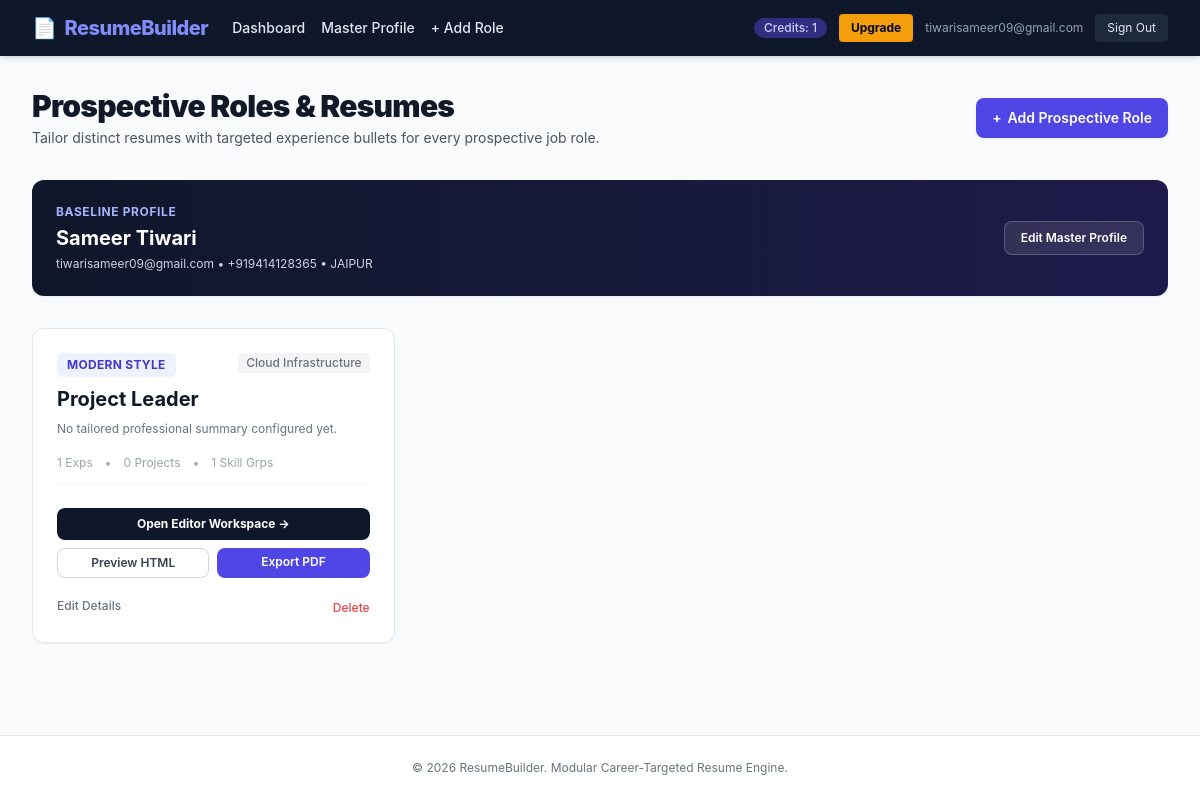
Screenshot of /roles/ (signed in) with the database file from the repository.
### app/models/user.py (models this page shows, shortened)
class User(UserMixin, db.Model):
    __tablename__ = "users"
    id = db.Column(db.Integer, primary_key=True)
    email = db.Column(db.String(120), unique=True, nullable=False, index=True)
    password_hash = db.Column(db.String(256), nullable=False)
    is_active = db.Column(db.Boolean, default=True)
    download_credits = db.Column(db.Integer, default=0)
    has_paid_access = db.Column(db.Boolean, default=False)
    created_at = db.Column(db.DateTime, default=datetime.utcnow)
    profile = db.relationship("MasterProfile", backref="user", uselist=False, cascade="all, delete-orphan")
    resumes = db.relationship("JobRoleResume", backref="user", cascade="all, delete-orphan")
    payments = db.relationship("Payment", backref="user", cascade="all, delete-orphan")
    @property
    def is_premium(self):
        return self.has_paid_access

### app/models/profile.py (models this page shows)
class MasterProfile(db.Model):
    __tablename__ = "master_profiles"
    id = db.Column(db.Integer, primary_key=True)
    user_id = db.Column(db.Integer, db.ForeignKey("users.id"), nullable=False, unique=True)
    full_name = db.Column(db.String(100), nullable=False)
    email = db.Column(db.String(120), nullable=False)
    phone = db.Column(db.String(20), nullable=True)
    location = db.Column(db.String(100), nullable=True)
    linkedin_url = db.Column(db.String(255), nullable=True)
    github_url = db.Column(db.String(255), nullable=True)
    portfolio_url = db.Column(db.String(255), nullable=True)
    educations = db.relationship("Education", backref="master_profile", cascade="all, delete-orphan", foreign_keys="Education.profile_id")

### app/models/resume.py (models this page shows, shortened)
class JobRoleResume(db.Model):
    __tablename__ = "job_role_resumes"
    id = db.Column(db.Integer, primary_key=True)
    user_id = db.Column(db.Integer, db.ForeignKey("users.id"), nullable=False)
    target_role_title = db.Column(db.String(120), nullable=False)
    target_industry = db.Column(db.String(120), nullable=True)
    summary = db.Column(db.Text, nullable=True)
    selected_style = db.Column(db.String(20), default="modern")  # modern, minimalist, executive
    is_archived = db.Column(db.Boolean, default=False)
    created_at = db.Column(db.DateTime, default=datetime.utcnow)
    updated_at = db.Column(db.DateTime, default=datetime.utcnow, onupdate=datetime.utcnow)
    experiences = db.relationship("Experience", backref="resume", cascade="all, delete-orphan", order_by="desc(Experience.start_date)")
    educations = db.relationship("Education", backref="resume", cascade="all, delete-orphan", foreign_keys="Education.resume_id")
    projects = db.relationship("Project", backref="resume", cascade="all, delete-orphan")
    skills = db.relationship("Skill", backref="resume", cascade="all, delete-orphan")
    @property
    def role_title(self):
        return self.target_role_title
    @property
    def custom_summary(self):
        return self.summary

### app/routes/roles.py (the view)
@roles_bp.route("/")
@login_required
def index():
    resumes = JobRoleResume.query.filter_by(user_id=current_user.id, is_archived=False).all()
    return render_template("dashboard/index.html", resumes=resumes, profile=current_user.profile)

### app/models/__init__.py (called while the page is built)
@login_manager.user_loader
def load_user(user_id):
    return User.query.get(int(user_id))

### app/templates/dashboard/index.html (shortened to what this page needs)
{% extends "base.html" %}
{% block content %}
<div class="space-y-8">
    <div class="flex flex-col sm:flex-row justify-between items-start sm:items-center gap-4">
        <div>
            <h1 class="text-3xl font-black text-gray-900 tracking-tight">Prospective Roles & Resumes</h1>
            <p class="text-gray-600 text-sm mt-1">Tailor distinct resumes with targeted experience bullets for every prospective job role.</p>
        </div>
        <div class="flex items-center space-x-3">
            <a href="{{ url_for('roles.create_role') }}"
                class="bg-indigo-600 text-white px-4 py-2.5 rounded-lg shadow-sm hover:bg-indigo-700 font-semibold text-sm transition flex items-center space-x-1.5">
                <span>+</span>
                <span>Add Prospective Role</span>
            </a>
        </div>
    </div>
    <div class="bg-gradient-to-r from-slate-900 to-indigo-950 rounded-xl p-6 text-white shadow-sm flex flex-col md:flex-row justify-between items-start md:items-center gap-4">
        <div>
            <div class="text-xs uppercase tracking-wider text-indigo-300 font-bold mb-1">Baseline Profile</div>
            <h2 class="text-xl font-bold">{{ profile.full_name if profile and profile.full_name else 'Your Name' }}</h2>
            <p class="text-xs text-slate-300 mt-1">
                {{ profile.email }}
                {% if profile and profile.phone %}• {{ profile.phone }}{% endif %}
                {% if profile and profile.location %}• {{ profile.location }}{% endif %}
            </p>
        </div>
        <div class="flex items-center space-x-3">
            <a href="{{ url_for('profile.edit_profile') }}"
                class="bg-white/10 hover:bg-white/20 text-white text-xs font-semibold px-4 py-2 rounded-lg border border-white/20 transition">
                Edit Master Profile
            </a>
        </div>
    </div>
    <div class="grid grid-cols-1 md:grid-cols-2 lg:grid-cols-3 gap-6">
        {% for resume in resumes %}
        <div class="bg-white border border-gray-200 rounded-xl p-6 shadow-sm flex flex-col justify-between card-hover">
            <div>
                <div class="flex justify-between items-start mb-2">
                    <span class="inline-block px-2.5 py-1 text-xs font-bold rounded-md bg-indigo-50 text-indigo-700 uppercase tracking-wide">
                        {{ resume.selected_style }} Style
                    </span>
                    {% if resume.target_industry %}
                    <span class="inline-block px-2 py-0.5 text-xs font-medium rounded text-gray-500 bg-gray-100">
                        {{ resume.target_industry }}
                    </span>
                    {% endif %}
                </div>
                <h3 class="text-xl font-bold text-gray-900 mb-1.5">{{ resume.target_role_title }}</h3>
                <p class="text-gray-500 text-xs mb-4 line-clamp-3 leading-relaxed">
                    {{ resume.summary or "No tailored professional summary configured yet." }}
                </p>
                <div class="flex items-center space-x-3 text-xs text-gray-400 mb-4 pb-3 border-b border-gray-100">
                    <span>{{ resume.experiences|length }} Exps</span>
                    <span>•</span>
                    <span>{{ resume.projects|length }} Projects</span>
                    <span>•</span>
                    <span>{{ resume.skills|length }} Skill Grps</span>
                </div>
            </div>
            <div class="space-y-2 pt-2">
                <a href="{{ url_for('resume.editor', resume_id=resume.id) }}"
                    class="block text-center w-full bg-slate-900 text-white py-2 rounded-lg hover:bg-slate-800 text-xs font-bold transition">
                    Open Editor Workspace →
                </a>
                <div class="grid grid-cols-2 gap-2">
                    <a href="{{ url_for('export.preview_html', resume_id=resume.id, style=resume.selected_style) }}"
                        target="_blank"
                        class="block text-center border border-gray-300 text-gray-700 py-1.5 rounded-lg hover:bg-gray-50 text-xs font-semibold transition">
                        Preview HTML
                    </a>
                    <a href="{{ url_for('export.download_pdf', resume_id=resume.id, style=resume.selected_style) }}"
                        class="block text-center bg-indigo-600 text-white py-1.5 rounded-lg hover:bg-indigo-700 text-xs font-semibold transition">
                        Export PDF
                    </a>
                </div>
                <div class="flex justify-between items-center pt-2">
                    <a href="{{ url_for('roles.edit_role', role_id=resume.id) }}" class="text-xs text-gray-500 hover:text-indigo-600 font-medium">Edit Details</a>
                    <form method="POST" action="{{ url_for('roles.delete_role', role_id=resume.id) }}" class="delete-form inline" data-confirm="Delete prospective role '{{ resume.target_role_title }}'? All tailored entries will be removed.">
                        <button type="submit" class="text-xs text-red-500 hover:text-red-700 font-medium">Delete</button>
                    </form>
                </div>
            </div>
        </div>
        {% endfor %}
    </div>
</div>
{% endblock %}

### app/templates/base.html (shortened to what this page needs)
<!DOCTYPE html>
<html lang="en">
<head>
  <script src="https://cdn.tailwindcss.com"></script>
  <link rel="stylesheet" href="{{ url_for('static', filename='css/app.css') }}">
</head>
<body class="bg-gray-50 text-gray-900 min-h-screen flex flex-col antialiased">
  <nav class="bg-slate-900 text-white shadow-md sticky top-0 z-50">
    <div class="max-w-7xl mx-auto px-4 sm:px-6 lg:px-8 py-3.5 flex justify-between items-center">
      <div class="flex items-center space-x-6">
        <a href="{{ url_for('dashboard.index') }}" class="font-extrabold text-xl tracking-tight text-indigo-400 flex items-center space-x-2">
          <span>📄</span>
          <span>ResumeBuilder</span>
        </a>
        {% if current_user.is_authenticated %}
          <div class="hidden md:flex space-x-4 text-sm font-medium">
            <a href="{{ url_for('dashboard.index') }}" class="text-slate-200 hover:text-white transition">Dashboard</a>
            <a href="{{ url_for('profile.edit_profile') }}" class="text-slate-200 hover:text-white transition">Master Profile</a>
            <a href="{{ url_for('roles.create_role') }}" class="text-slate-200 hover:text-white transition">+ Add Role</a>
          </div>
        {% endif %}
      </div>
      <div class="space-x-3 flex items-center">
        {% if current_user.is_authenticated %}
          {% if current_user.has_paid_access %}
            <span class="inline-flex items-center px-2.5 py-0.5 rounded-full text-xs font-bold bg-amber-400 text-amber-950 shadow-sm">
              ★ Pro Lifetime
            </span>
          {% else %}
            <a href="{{ url_for('billing.paywall') }}" class="inline-flex items-center px-2.5 py-0.5 rounded-full text-xs font-medium bg-indigo-900 text-indigo-200 hover:bg-indigo-800 transition">
              Credits: {{ current_user.download_credits }}
            </a>
            <a href="{{ url_for('billing.paywall') }}" class="bg-amber-500 hover:bg-amber-400 text-slate-950 font-bold px-3 py-1.5 rounded text-xs transition">
              Upgrade
            </a>
          {% endif %}
          <span class="text-xs text-slate-400 hidden sm:inline">{{ current_user.email }}</span>
          <a href="{{ url_for('auth.logout') }}" class="bg-slate-800 hover:bg-slate-700 text-slate-200 px-3 py-1.5 rounded text-xs transition">Sign Out</a>
        {% else %}
          <a href="{{ url_for('auth.login') }}" class="text-slate-200 hover:text-white text-sm font-medium transition">Sign In</a>
          <a href="{{ url_for('auth.register') }}" class="bg-indigo-600 hover:bg-indigo-500 text-white px-3.5 py-1.5 rounded text-sm font-medium shadow-sm transition">Get Started</a>
        {% endif %}
      </div>
    </div>
  </nav>
  <main class="flex-grow max-w-7xl mx-auto px-4 sm:px-6 lg:px-8 py-8 w-full">
    {% block content %}{% endblock %}
  </main>
  <footer class="bg-white border-t border-gray-200 py-6 text-center text-xs text-gray-500 mt-auto">
    <div class="max-w-7xl mx-auto px-4">
      <p>&copy; 2026 ResumeBuilder. Modular Career-Targeted Resume Engine.</p>
    </div>
  </footer>
</body>
</html>

### app/static/css/app.css (style rules this page uses)
:root { --primary-color: #4f46e5; --primary-hover: #4338ca; }
body { font-family: -apple-system, BlinkMacSystemFont, "Segoe UI", Roboto, "Helvetica Neue", Arial, sans-serif; color: #1f2937; }
.card-hover { transition: transform 0.15s ease-in-out, box-shadow 0.15s ease-in-out; }

### rows the page displays
User: download_credits "1", email "tiwarisameer09@gmail.com"
MasterProfile: full_name "Sameer Tiwari", email "tiwarisameer09@gmail.com", phone "+919414128365", location "JAIPUR"
JobRoleResume: selected_style "MODERN", target_industry "Cloud Infrastructure", target_role_title "Project Leader", summary "No tailored professional summary configured yet.", experiences|length "1", projects|length "0", skills|length "1"
